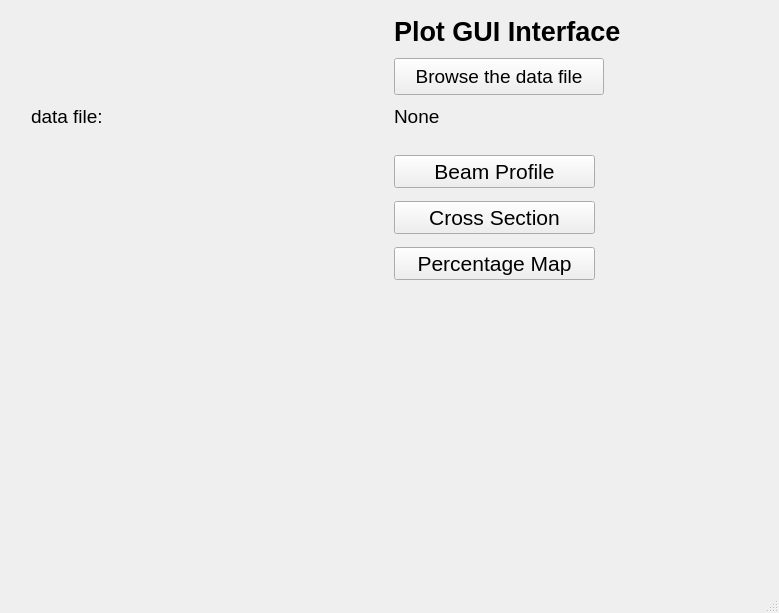
<?xml version="1.0" encoding="UTF-8"?>
<ui version="4.0">
 <class>MainWindow</class>
 <widget class="QMainWindow" name="MainWindow">
  <property name="geometry">
   <rect>
    <x>0</x>
    <y>0</y>
    <width>779</width>
    <height>613</height>
   </rect>
  </property>
  <property name="windowTitle">
   <string>MainWindow</string>
  </property>
  <property name="layoutDirection">
   <enum>Qt::LeftToRight</enum>
  </property>
  <widget class="QWidget" name="centralwidget">
   <widget class="QLabel" name="label">
    <property name="geometry">
     <rect>
      <x>394</x>
      <y>11</y>
      <width>306</width>
      <height>40</height>
     </rect>
    </property>
    <property name="font">
     <font>
      <pointsize>20</pointsize>
      <weight>75</weight>
      <bold>true</bold>
     </font>
    </property>
    <property name="text">
     <string>Plot GUI Interface</string>
    </property>
   </widget>
   <widget class="QPushButton" name="browse">
    <property name="geometry">
     <rect>
      <x>394</x>
      <y>58</y>
      <width>210</width>
      <height>37</height>
     </rect>
    </property>
    <property name="font">
     <font>
      <pointsize>14</pointsize>
     </font>
    </property>
    <property name="text">
     <string>Browse the data file</string>
    </property>
   </widget>
   <widget class="QLabel" name="label_2">
    <property name="geometry">
     <rect>
      <x>31</x>
      <y>102</y>
      <width>96</width>
      <height>28</height>
     </rect>
    </property>
    <property name="font">
     <font>
      <pointsize>14</pointsize>
     </font>
    </property>
    <property name="text">
     <string>data file: </string>
    </property>
   </widget>
   <widget class="QLabel" name="filepath">
    <property name="geometry">
     <rect>
      <x>394</x>
      <y>102</y>
      <width>52</width>
      <height>28</height>
     </rect>
    </property>
    <property name="font">
     <font>
      <pointsize>14</pointsize>
     </font>
    </property>
    <property name="text">
     <string>None</string>
    </property>
   </widget>
   <widget class="QWidget" name="">
    <property name="geometry">
     <rect>
      <x>394</x>
      <y>148</y>
      <width>201</width>
      <height>142</height>
     </rect>
    </property>
    <layout class="QVBoxLayout" name="verticalLayout">
     <item>
      <widget class="QPushButton" name="beam">
       <property name="font">
        <font>
         <pointsize>16</pointsize>
        </font>
       </property>
       <property name="text">
        <string>Beam Profile</string>
       </property>
      </widget>
     </item>
     <item>
      <widget class="QPushButton" name="cross">
       <property name="font">
        <font>
         <pointsize>16</pointsize>
        </font>
       </property>
       <property name="text">
        <string>Cross Section</string>
       </property>
      </widget>
     </item>
     <item>
      <widget class="QPushButton" name="percent">
       <property name="font">
        <font>
         <pointsize>16</pointsize>
        </font>
       </property>
       <property name="text">
        <string>Percentage Map</string>
       </property>
      </widget>
     </item>
    </layout>
   </widget>
  </widget>
  <widget class="QMenuBar" name="menubar">
   <property name="geometry">
    <rect>
     <x>0</x>
     <y>0</y>
     <width>779</width>
     <height>26</height>
    </rect>
   </property>
  </widget>
  <widget class="QStatusBar" name="statusbar"/>
 </widget>
 <resources/>
 <connections/>
</ui>
